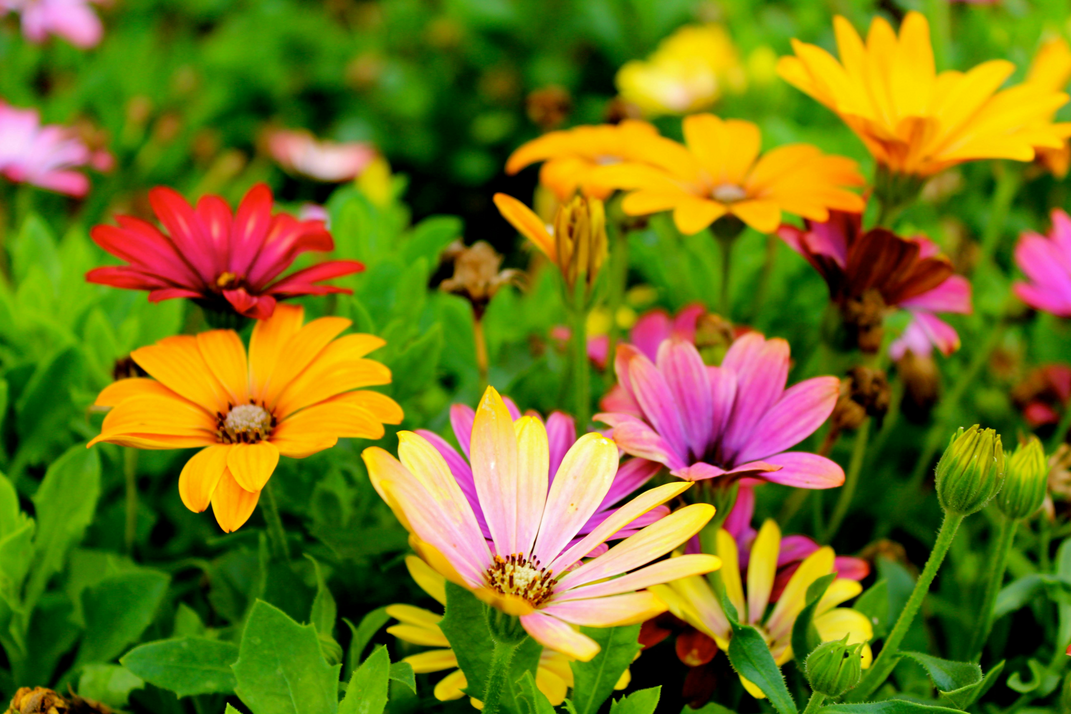
#> input picture PracticeCodes_CV/image.png, 1071 x 714 px
$ python code_12.py
#> lines starting #> are read from the running program, lines starting #| are printed output that depends on the picture; after the words box and inside, x2 and y2 are one past the last pixel; in counts of white or black regions, pixels touching at a corner belong together
import cv2

img = cv2.imread("image.png")
#> img is the input picture: shape (714, 1071, 3); mean B, G, R 25.8, 117, 115.1
gray = cv2.cvtColor(img, cv2.COLOR_BGR2GRAY)
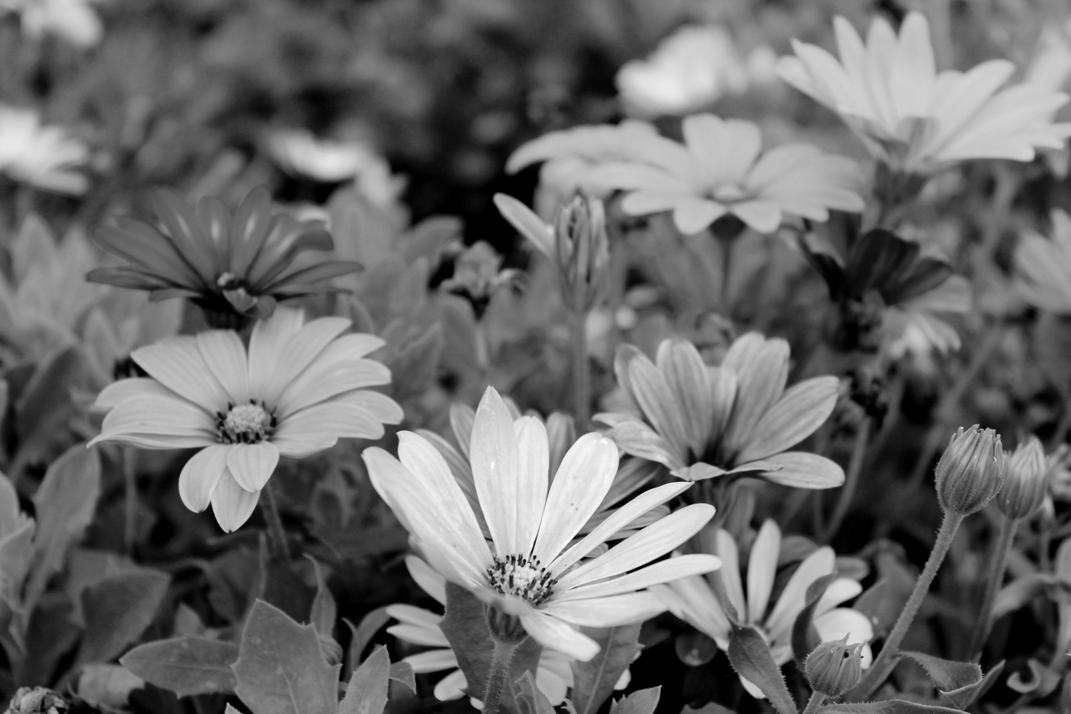
#> gray: shape (714, 1071); min 0, max 254, mean 106

# Threshold
_, thresh = cv2.threshold(gray, 127, 255, cv2.THRESH_BINARY)
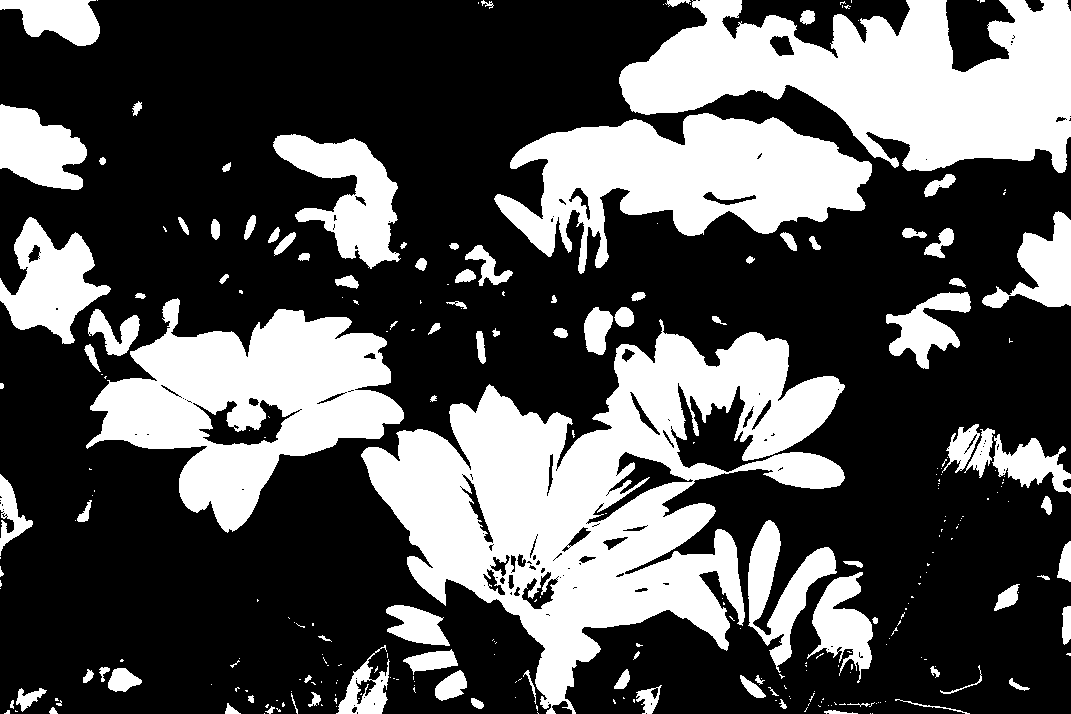
#> thresh: shape (714, 1071); 32.9% white; 282 white regions (183 under 20 px)

# Find contours
contours, _ = cv2.findContours(thresh, cv2.RETR_TREE, cv2.CHAIN_APPROX_SIMPLE)
#> contours = 464 contours, 333 with area under 20; largest, box (x1, y1, x2, y2) and area: (361, 319, 845, 714) 81192, (619, 0, 1071, 173) 45470, (86, 298, 404, 533) 37281, (494, 113, 872, 274) 30996, (273, 134, 401, 269) 7961

# Draw contours
cv2.drawContours(img, contours, -1, (0, 255, 0), 2)
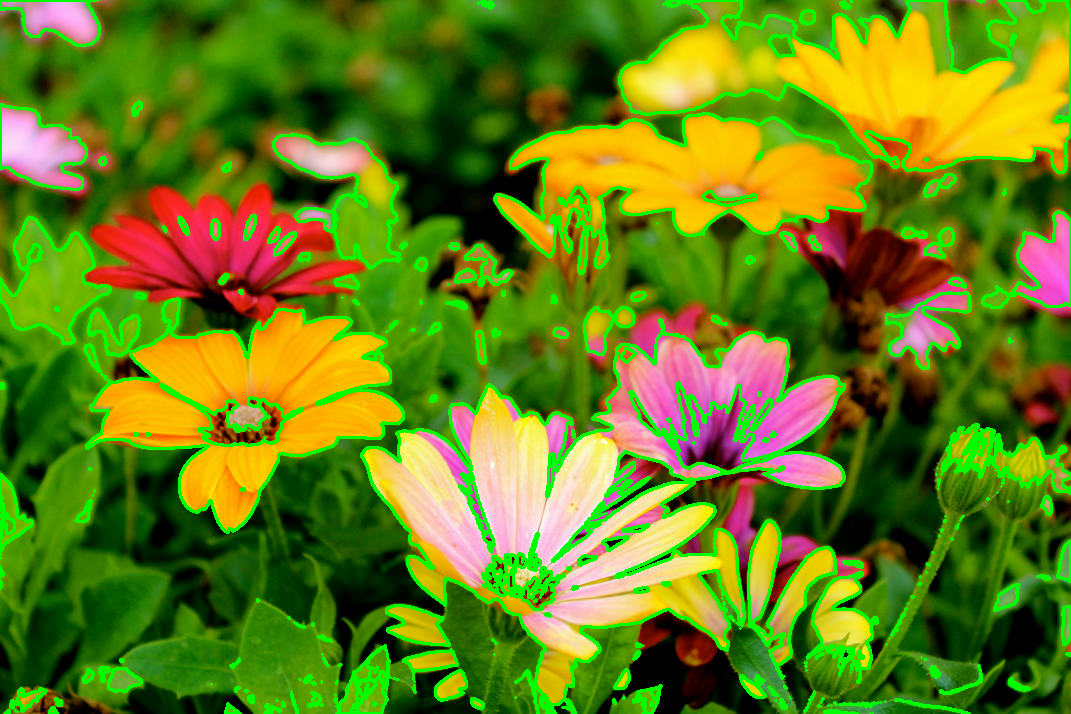
#> img: shape (714, 1071, 3); 9.44% of pixels changed, all inside (x1, y1, x2, y2) = (0, 0, 1071, 714)

cv2.imshow("Contours", img)
cv2.waitKey(0)
cv2.destroyAllWindows()

$ run again, with PracticeCodes_CV/face.png copied over PracticeCodes_CV/image.png
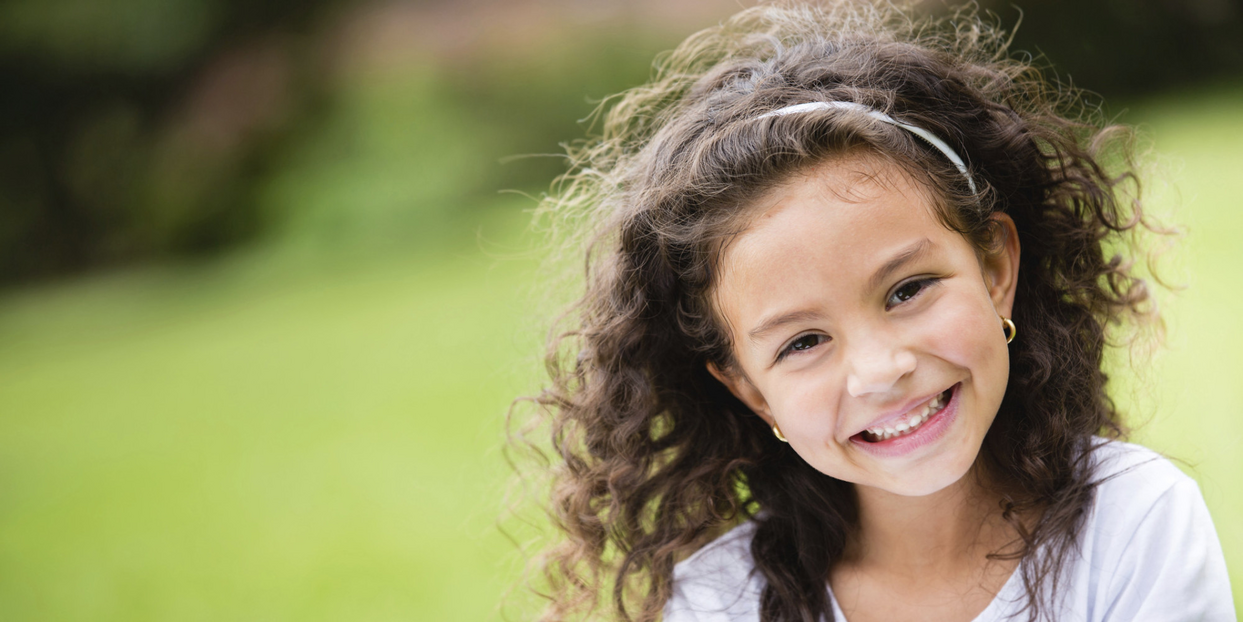
#> input picture PracticeCodes_CV/face.png, 1243 x 622 px
#> img is the input picture: shape (622, 1243, 3); mean B, G, R 94.8, 136.9, 139.4
#> `_, thresh = cv2.threshold(gray, 127, 255, cv2.THRESH_BINARY)`:
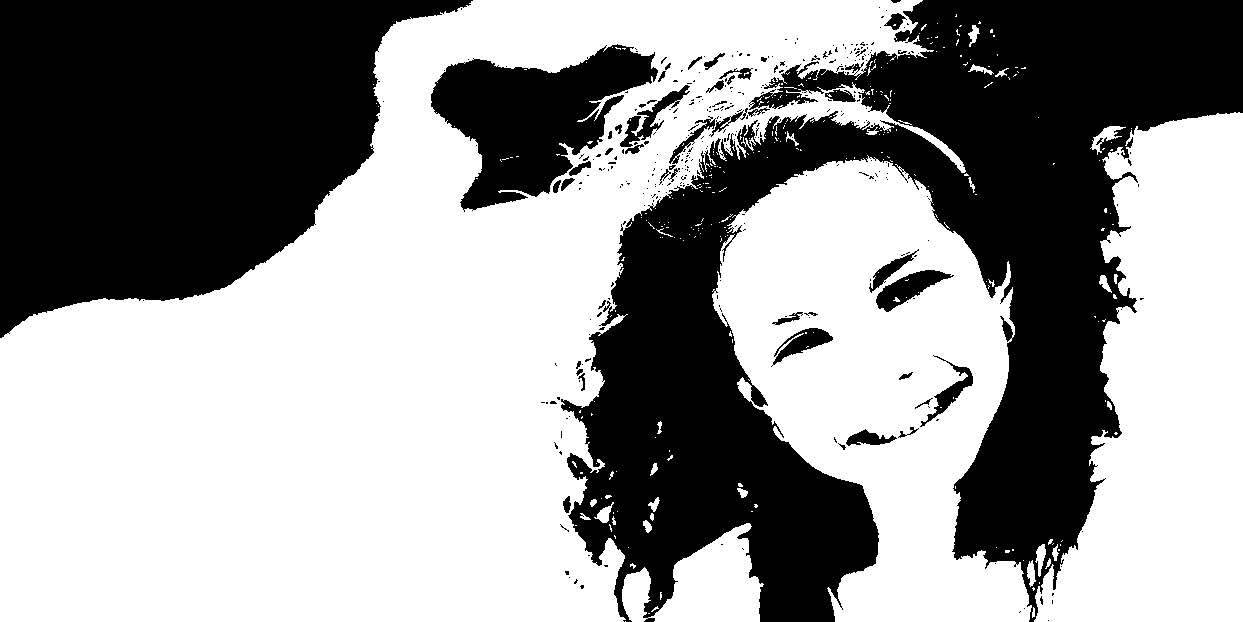
#> thresh: shape (622, 1243); 59% white; 349 black regions (302 under 20 px)
#> contours = 893 contours, 800 with area under 20; largest, box (x1, y1, x2, y2) and area: (0, 0, 966, 622) 309789, (712, 155, 1032, 622) 89051, (1034, 112, 1243, 622) 71331, (430, 43, 659, 211) 20112, (622, 523, 764, 622) 7700
#> `cv2.drawContours(img, contours, -1, (0, 255, 0), 2)`:
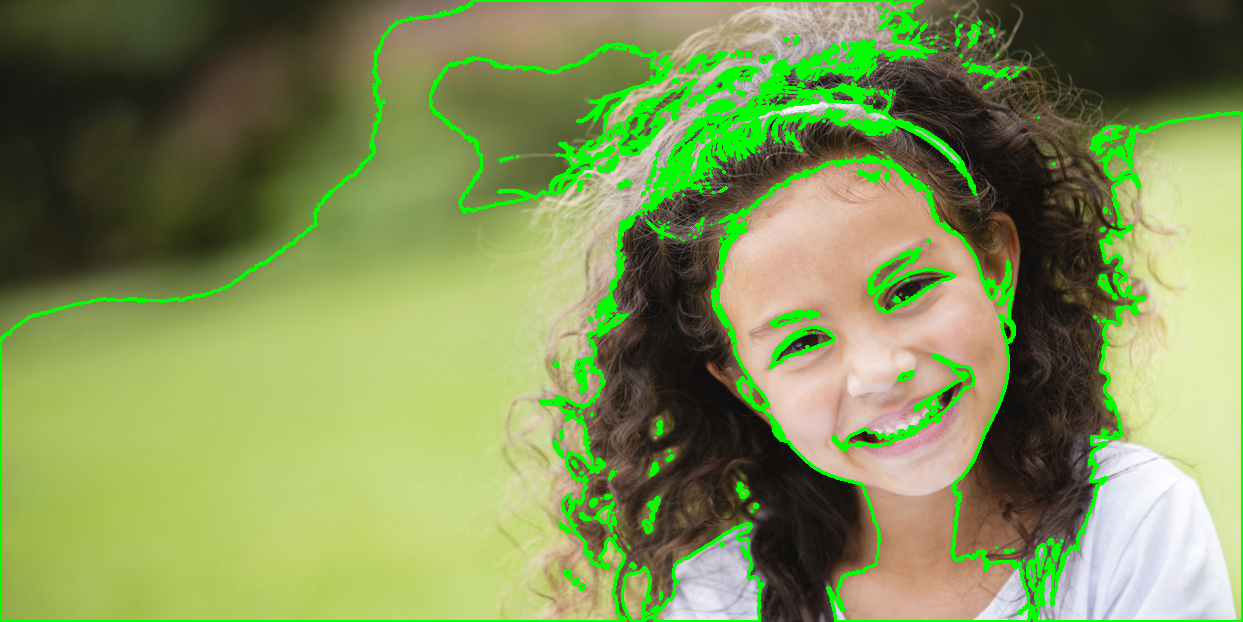
#> img: shape (622, 1243, 3); 7.2% of pixels changed, all inside (x1, y1, x2, y2) = (0, 0, 1243, 622)
